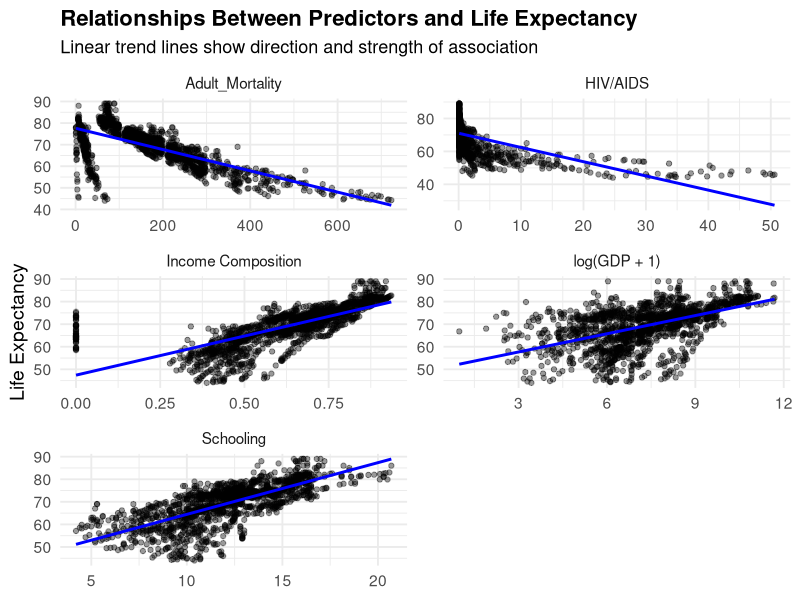

Write the R code that produced this figure.
## ---- chunk 1
# message : false
# warning : false
library(tidyverse)
library(readxl)

data <- read_excel("data/life_expectancy_cleaned_dataset.xlsx")

data <- data |> 
  mutate(log_gdp = log(GDP + 1)) |> 
  select(Life_expectancy, Adult_Mortality, `Income_composition_of_resources`, `HIV/AIDS`, Schooling, log_gdp) |> 
  rename(`Income Composition` = `Income_composition_of_resources`,
         `HIV/AIDS` = `HIV/AIDS`,
         `log(GDP + 1)` = log_gdp)

# Reshape for faceting
plot_data <- data |> 
  pivot_longer(cols = -Life_expectancy, names_to = "Predictor", values_to = "Value")

ggplot(plot_data, aes(x = Value, y = Life_expectancy)) +
  geom_point(alpha = 0.4, size = 1.5) +
  geom_smooth(method = "lm", se = FALSE, color = "blue", linewidth = 1) +
  facet_wrap(~ Predictor, scales = "free", ncol = 2) +
  labs(
    title = "Relationships Between Predictors and Life Expectancy",
    subtitle = "Linear trend lines show direction and strength of association",
    x = NULL, y = "Life Expectancy"
  ) +
  theme_minimal(base_size = 14) +
  theme(
    plot.title = element_text(size = 16, face = "bold"),
    plot.subtitle = element_text(size = 13),
    strip.text = element_text(size = 11)
  )
